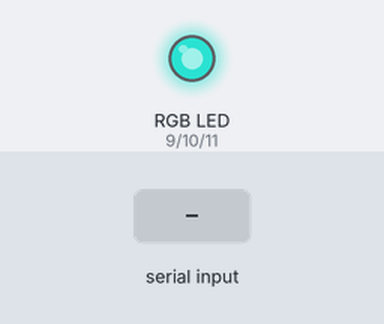
This sketch was run on a simulated Arduino Uno, built with avr-gcc and run on an emulated ATmega328P. Shown: an RGB LED mixed from three pins (HIGH = lit). Inputs (shaded band) come from the test bench. Dim RGB values are drawn brighter than linear.

Above: at 1.2 s.
1.3 s: "90,45,200\n" received over Serial
At 2.5 s:
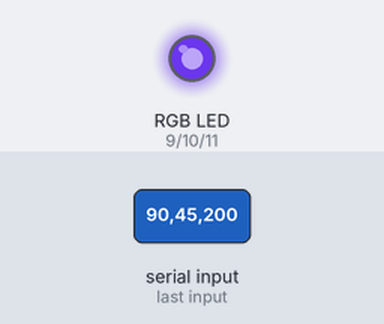
2.8 s: "30,150,10\n" received over Serial
At 3.8 s:
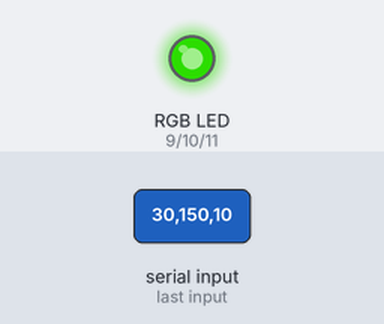
Timing chart, 0 to 5.8 s (numbered marks = the images above; inputs shaded):
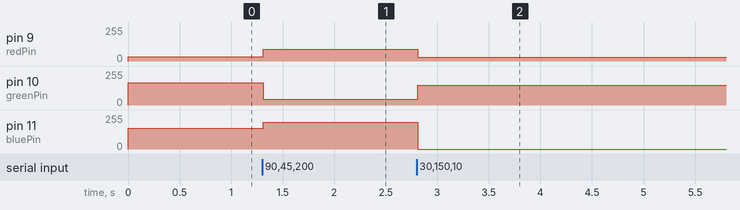

The sketch:

RGB_LED_control_with_bluetooth_using_Arduino_uno.ino
```cpp
#define redPin 9
#define greenPin 10
#define bluePin 11

void setup() {
  // Set the pins for RGB LED as OUTPUT
  pinMode(redPin, OUTPUT);
  pinMode(greenPin, OUTPUT);
  pinMode(bluePin, OUTPUT);

  Serial.begin(9600); // Default communication rate of the Bluetooth module
   setColor(037,166,154); // Default Color
}


void loop() {
  if (Serial.available()) {
    String command = Serial.readStringUntil('\n');
    command.trim();

    // Check the received command and update the LED color accordingly
    if (command.length() == 9) {
      // Extract the RGB values from the command
      int redValue = command.substring(0, 3).toInt();
      int greenValue = command.substring(3, 6).toInt();
      int blueValue = command.substring(6).toInt();

      // Set the LED color
      setColor(redValue, greenValue, blueValue);
    }
  }
}

void setColor(int red, int green, int blue) {
  analogWrite(redPin, red);
  analogWrite(greenPin, green);
  analogWrite(bluePin, blue);
 }
```

Measured:
- after the input at 1.3 s, pin 9 (redPin): 31/255 → 90/255 at once; pin 10 (greenPin): 166/255 → 45/255 at once; pin 11 (bluePin): 154/255 → 200/255 at once
- after the input at 2.8 s, pin 9 (redPin): 90/255 → 30/255 at once; pin 10 (greenPin): 45/255 → 150/255 at once; pin 11 (bluePin): 200/255 → 0/255 at once
